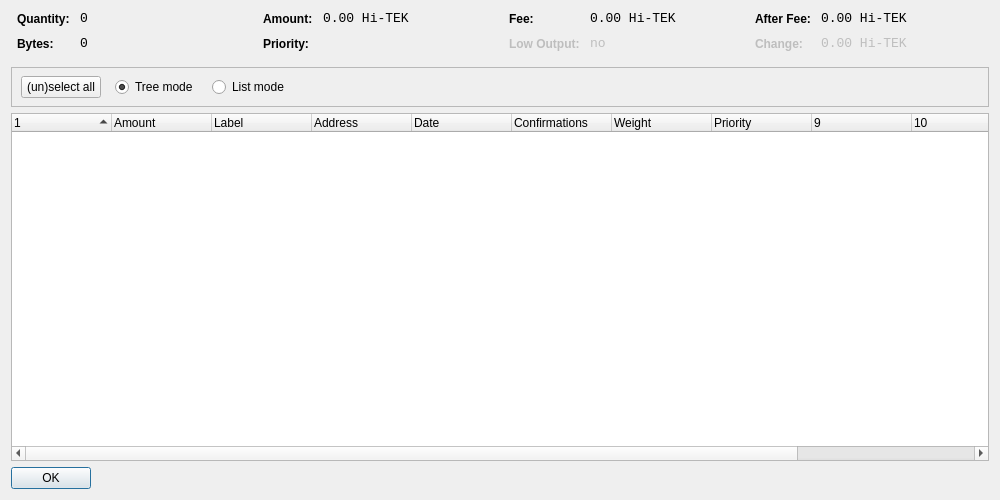
<?xml version="1.0" encoding="UTF-8"?>
<ui version="4.0">
 <class>CoinControlDialog</class>
 <widget class="QWidget" name="CoinControlDialog">
  <property name="geometry">
   <rect>
    <x>0</x>
    <y>0</y>
    <width>1000</width>
    <height>500</height>
   </rect>
  </property>
  <property name="windowTitle">
   <string>Coin Control</string>
  </property>
  <layout class="QVBoxLayout" name="verticalLayout">
   <item>
    <layout class="QHBoxLayout" name="horizontalLayoutTop" stretch="0,0,0,0">
     <property name="topMargin">
      <number>0</number>
     </property>
     <property name="bottomMargin">
      <number>10</number>
     </property>
     <item>
      <layout class="QFormLayout" name="formLayoutCoinControl1">
       <property name="horizontalSpacing">
        <number>10</number>
       </property>
       <property name="verticalSpacing">
        <number>10</number>
       </property>
       <property name="leftMargin">
        <number>6</number>
       </property>
       <property name="rightMargin">
        <number>6</number>
       </property>
       <item row="0" column="0">
        <widget class="QLabel" name="labelCoinControlQuantityText">
         <property name="styleSheet">
          <string notr="true">font-weight:bold;</string>
         </property>
         <property name="text">
          <string>Quantity:</string>
         </property>
        </widget>
       </item>
       <item row="0" column="1">
        <widget class="QLabel" name="labelCoinControlQuantity">
         <property name="font">
          <font>
           <family>Monospace</family>
           <pointsize>10</pointsize>
          </font>
         </property>
         <property name="cursor">
          <cursorShape>IBeamCursor</cursorShape>
         </property>
         <property name="contextMenuPolicy">
          <enum>Qt::ActionsContextMenu</enum>
         </property>
         <property name="text">
          <string notr="true">0</string>
         </property>
         <property name="textInteractionFlags">
          <set>Qt::LinksAccessibleByMouse|Qt::TextSelectableByKeyboard|Qt::TextSelectableByMouse</set>
         </property>
        </widget>
       </item>
       <item row="1" column="0">
        <widget class="QLabel" name="labelCoinControlBytesText">
         <property name="styleSheet">
          <string notr="true">font-weight:bold;</string>
         </property>
         <property name="text">
          <string>Bytes:</string>
         </property>
        </widget>
       </item>
       <item row="1" column="1">
        <widget class="QLabel" name="labelCoinControlBytes">
         <property name="font">
          <font>
           <family>Monospace</family>
           <pointsize>10</pointsize>
          </font>
         </property>
         <property name="cursor">
          <cursorShape>IBeamCursor</cursorShape>
         </property>
         <property name="contextMenuPolicy">
          <enum>Qt::ActionsContextMenu</enum>
         </property>
         <property name="text">
          <string notr="true">0</string>
         </property>
         <property name="textInteractionFlags">
          <set>Qt::LinksAccessibleByMouse|Qt::TextSelectableByKeyboard|Qt::TextSelectableByMouse</set>
         </property>
        </widget>
       </item>
      </layout>
     </item>
     <item>
      <layout class="QFormLayout" name="formLayoutCoinControl2">
       <property name="horizontalSpacing">
        <number>10</number>
       </property>
       <property name="verticalSpacing">
        <number>10</number>
       </property>
       <property name="leftMargin">
        <number>6</number>
       </property>
       <property name="rightMargin">
        <number>6</number>
       </property>
       <item row="0" column="0">
        <widget class="QLabel" name="labelCoinControlAmountText">
         <property name="styleSheet">
          <string notr="true">font-weight:bold;</string>
         </property>
         <property name="text">
          <string>Amount:</string>
         </property>
        </widget>
       </item>
       <item row="0" column="1">
        <widget class="QLabel" name="labelCoinControlAmount">
         <property name="font">
          <font>
           <family>Monospace</family>
           <pointsize>10</pointsize>
          </font>
         </property>
         <property name="cursor">
          <cursorShape>IBeamCursor</cursorShape>
         </property>
         <property name="contextMenuPolicy">
          <enum>Qt::ActionsContextMenu</enum>
         </property>
         <property name="text">
          <string notr="true">0.00 Hi-TEK</string>
         </property>
         <property name="textInteractionFlags">
          <set>Qt::LinksAccessibleByMouse|Qt::TextSelectableByKeyboard|Qt::TextSelectableByMouse</set>
         </property>
        </widget>
       </item>
       <item row="1" column="0">
        <widget class="QLabel" name="labelCoinControlPriorityText">
         <property name="styleSheet">
          <string notr="true">font-weight:bold;</string>
         </property>
         <property name="text">
          <string>Priority:</string>
         </property>
        </widget>
       </item>
       <item row="1" column="1">
        <widget class="QLabel" name="labelCoinControlPriority">
         <property name="font">
          <font>
           <family>Monospace</family>
           <pointsize>10</pointsize>
          </font>
         </property>
         <property name="cursor">
          <cursorShape>IBeamCursor</cursorShape>
         </property>
         <property name="contextMenuPolicy">
          <enum>Qt::ActionsContextMenu</enum>
         </property>
         <property name="text">
          <string/>
         </property>
         <property name="textInteractionFlags">
          <set>Qt::LinksAccessibleByMouse|Qt::TextSelectableByKeyboard|Qt::TextSelectableByMouse</set>
         </property>
        </widget>
       </item>
      </layout>
     </item>
     <item>
      <layout class="QFormLayout" name="formLayoutCoinControl3">
       <property name="horizontalSpacing">
        <number>10</number>
       </property>
       <property name="verticalSpacing">
        <number>10</number>
       </property>
       <property name="leftMargin">
        <number>6</number>
       </property>
       <property name="rightMargin">
        <number>6</number>
       </property>
       <item row="0" column="0">
        <widget class="QLabel" name="labelCoinControlFeeText">
         <property name="styleSheet">
          <string notr="true">font-weight:bold;</string>
         </property>
         <property name="text">
          <string>Fee:</string>
         </property>
        </widget>
       </item>
       <item row="0" column="1">
        <widget class="QLabel" name="labelCoinControlFee">
         <property name="font">
          <font>
           <family>Monospace</family>
           <pointsize>10</pointsize>
          </font>
         </property>
         <property name="cursor">
          <cursorShape>IBeamCursor</cursorShape>
         </property>
         <property name="contextMenuPolicy">
          <enum>Qt::ActionsContextMenu</enum>
         </property>
         <property name="text">
          <string notr="true">0.00 Hi-TEK</string>
         </property>
         <property name="textInteractionFlags">
          <set>Qt::LinksAccessibleByMouse|Qt::TextSelectableByKeyboard|Qt::TextSelectableByMouse</set>
         </property>
        </widget>
       </item>
       <item row="1" column="0">
        <widget class="QLabel" name="labelCoinControlLowOutputText">
         <property name="enabled">
          <bool>false</bool>
         </property>
         <property name="styleSheet">
          <string notr="true">font-weight:bold;</string>
         </property>
         <property name="text">
          <string>Low Output:</string>
         </property>
        </widget>
       </item>
       <item row="1" column="1">
        <widget class="QLabel" name="labelCoinControlLowOutput">
         <property name="enabled">
          <bool>false</bool>
         </property>
         <property name="font">
          <font>
           <family>Monospace</family>
           <pointsize>10</pointsize>
          </font>
         </property>
         <property name="cursor">
          <cursorShape>IBeamCursor</cursorShape>
         </property>
         <property name="contextMenuPolicy">
          <enum>Qt::ActionsContextMenu</enum>
         </property>
         <property name="text">
          <string>no</string>
         </property>
         <property name="textInteractionFlags">
          <set>Qt::LinksAccessibleByMouse|Qt::TextSelectableByKeyboard|Qt::TextSelectableByMouse</set>
         </property>
        </widget>
       </item>
      </layout>
     </item>
     <item>
      <layout class="QFormLayout" name="formLayoutCoinControl4">
       <property name="horizontalSpacing">
        <number>10</number>
       </property>
       <property name="verticalSpacing">
        <number>10</number>
       </property>
       <property name="leftMargin">
        <number>6</number>
       </property>
       <property name="rightMargin">
        <number>6</number>
       </property>
       <item row="0" column="0">
        <widget class="QLabel" name="labelCoinControlAfterFeeText">
         <property name="styleSheet">
          <string notr="true">font-weight:bold;</string>
         </property>
         <property name="text">
          <string>After Fee:</string>
         </property>
        </widget>
       </item>
       <item row="0" column="1">
        <widget class="QLabel" name="labelCoinControlAfterFee">
         <property name="font">
          <font>
           <family>Monospace</family>
           <pointsize>10</pointsize>
          </font>
         </property>
         <property name="cursor">
          <cursorShape>IBeamCursor</cursorShape>
         </property>
         <property name="contextMenuPolicy">
          <enum>Qt::ActionsContextMenu</enum>
         </property>
         <property name="text">
          <string notr="true">0.00 Hi-TEK</string>
         </property>
         <property name="textInteractionFlags">
          <set>Qt::LinksAccessibleByMouse|Qt::TextSelectableByKeyboard|Qt::TextSelectableByMouse</set>
         </property>
        </widget>
       </item>
       <item row="1" column="0">
        <widget class="QLabel" name="labelCoinControlChangeText">
         <property name="enabled">
          <bool>false</bool>
         </property>
         <property name="styleSheet">
          <string notr="true">font-weight:bold;</string>
         </property>
         <property name="text">
          <string>Change:</string>
         </property>
        </widget>
       </item>
       <item row="1" column="1">
        <widget class="QLabel" name="labelCoinControlChange">
         <property name="enabled">
          <bool>false</bool>
         </property>
         <property name="font">
          <font>
           <family>Monospace</family>
           <pointsize>10</pointsize>
          </font>
         </property>
         <property name="cursor">
          <cursorShape>IBeamCursor</cursorShape>
         </property>
         <property name="contextMenuPolicy">
          <enum>Qt::ActionsContextMenu</enum>
         </property>
         <property name="text">
          <string notr="true">0.00 Hi-TEK</string>
         </property>
         <property name="textInteractionFlags">
          <set>Qt::LinksAccessibleByMouse|Qt::TextSelectableByKeyboard|Qt::TextSelectableByMouse</set>
         </property>
        </widget>
       </item>
      </layout>
     </item>
    </layout>
   </item>
   <item>
    <widget class="QFrame" name="frame">
     <property name="minimumSize">
      <size>
       <width>0</width>
       <height>40</height>
      </size>
     </property>
     <property name="frameShape">
      <enum>QFrame::StyledPanel</enum>
     </property>
     <property name="frameShadow">
      <enum>QFrame::Sunken</enum>
     </property>
     <widget class="QWidget" name="horizontalLayoutWidget">
      <property name="geometry">
       <rect>
        <x>10</x>
        <y>0</y>
        <width>781</width>
        <height>41</height>
       </rect>
      </property>
      <layout class="QHBoxLayout" name="horizontalLayoutPanel" stretch="0,0,0,0">
       <property name="spacing">
        <number>14</number>
       </property>
       <item>
        <widget class="QPushButton" name="pushButtonSelectAll">
         <property name="sizePolicy">
          <sizepolicy hsizetype="Maximum" vsizetype="Fixed">
           <horstretch>0</horstretch>
           <verstretch>0</verstretch>
          </sizepolicy>
         </property>
         <property name="text">
          <string>(un)select all</string>
         </property>
        </widget>
       </item>
       <item>
        <widget class="QRadioButton" name="radioTreeMode">
         <property name="sizePolicy">
          <sizepolicy hsizetype="Maximum" vsizetype="Fixed">
           <horstretch>0</horstretch>
           <verstretch>0</verstretch>
          </sizepolicy>
         </property>
         <property name="text">
          <string>Tree mode</string>
         </property>
         <property name="checked">
          <bool>true</bool>
         </property>
        </widget>
       </item>
       <item>
        <widget class="QRadioButton" name="radioListMode">
         <property name="sizePolicy">
          <sizepolicy hsizetype="Maximum" vsizetype="Fixed">
           <horstretch>0</horstretch>
           <verstretch>0</verstretch>
          </sizepolicy>
         </property>
         <property name="text">
          <string>List mode</string>
         </property>
        </widget>
       </item>
       <item>
        <spacer name="horizontalSpacer">
         <property name="orientation">
          <enum>Qt::Horizontal</enum>
         </property>
         <property name="sizeHint" stdset="0">
          <size>
           <width>40</width>
           <height>20</height>
          </size>
         </property>
        </spacer>
       </item>
      </layout>
     </widget>
    </widget>
   </item>
   <item>
    <widget class="CoinControlTreeWidget" name="treeWidget">
     <property name="contextMenuPolicy">
      <enum>Qt::CustomContextMenu</enum>
     </property>
     <property name="sortingEnabled">
      <bool>false</bool>
     </property>
     <property name="columnCount">
      <number>12</number>
     </property>
     <attribute name="headerShowSortIndicator" stdset="0">
      <bool>true</bool>
     </attribute>
     <attribute name="headerStretchLastSection">
      <bool>false</bool>
     </attribute>
     <column>
      <property name="text">
       <string/>
      </property>
     </column>
     <column>
      <property name="text">
       <string>Amount</string>
      </property>
     </column>
     <column>
      <property name="text">
       <string>Label</string>
      </property>
     </column>
     <column>
      <property name="text">
       <string>Address</string>
      </property>
     </column>
     <column>
      <property name="text">
       <string>Date</string>
      </property>
     </column>
     <column>
      <property name="text">
       <string>Confirmations</string>
      </property>
      <property name="toolTip">
       <string>Confirmed</string>
      </property>
     </column>
     <column>
      <property name="text">
       <string>Weight</string>
      </property>
     </column>
     <column>
      <property name="text">
       <string>Priority</string>
      </property>
     </column>
     <column>
      <property name="text">
       <string/>
      </property>
     </column>
     <column>
      <property name="text">
       <string/>
      </property>
     </column>
     <column>
      <property name="text">
       <string/>
      </property>
     </column>
     <column>
      <property name="text">
       <string/>
      </property>
     </column>
    </widget>
   </item>
   <item>
    <widget class="QDialogButtonBox" name="buttonBox">
     <property name="sizePolicy">
      <sizepolicy hsizetype="Maximum" vsizetype="Fixed">
       <horstretch>0</horstretch>
       <verstretch>0</verstretch>
      </sizepolicy>
     </property>
     <property name="orientation">
      <enum>Qt::Horizontal</enum>
     </property>
     <property name="standardButtons">
      <set>QDialogButtonBox::Ok</set>
     </property>
    </widget>
   </item>
  </layout>
 </widget>
 <customwidgets>
  <customwidget>
   <class>CoinControlTreeWidget</class>
   <extends>QTreeWidget</extends>
   <header>coincontroltreewidget.h</header>
  </customwidget>
 </customwidgets>
 <resources/>
 <connections/>
</ui>
